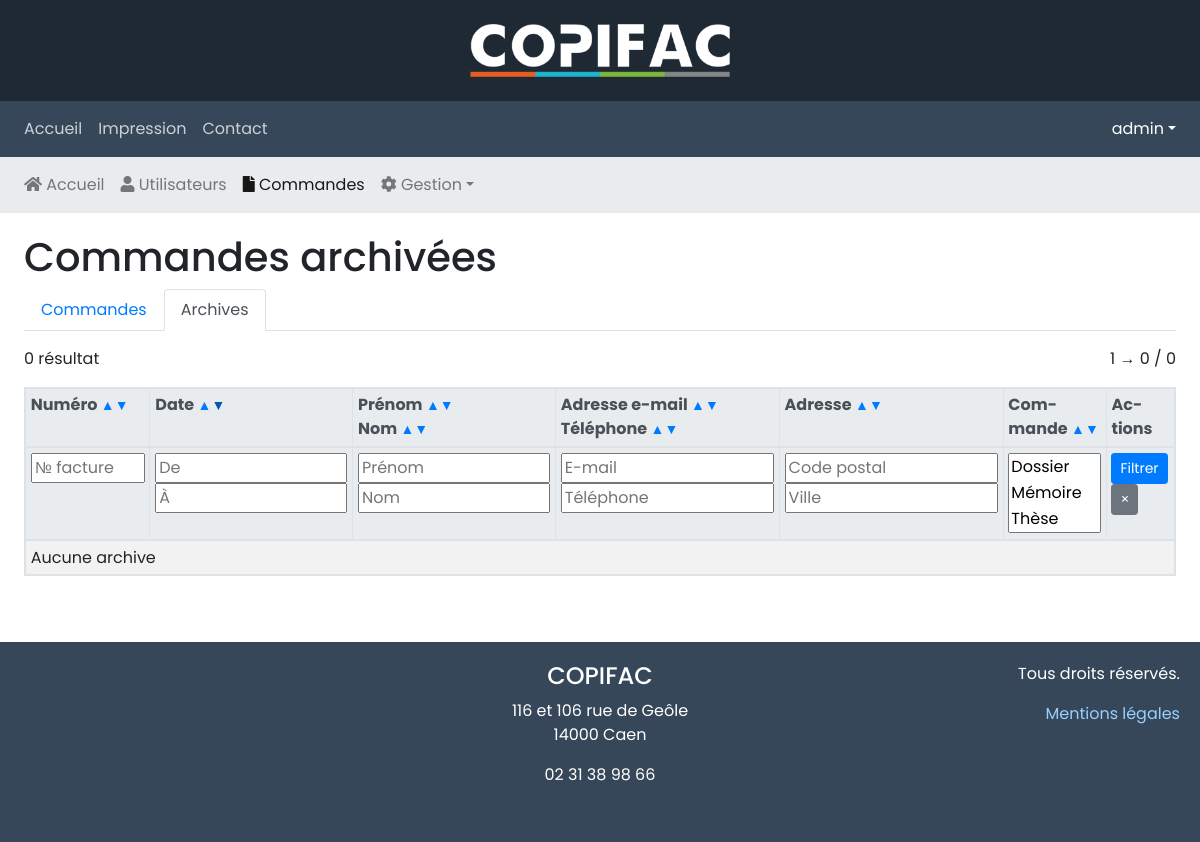
Page /index.php?action=adminOrdersPast (signed in) on the earlier database version.
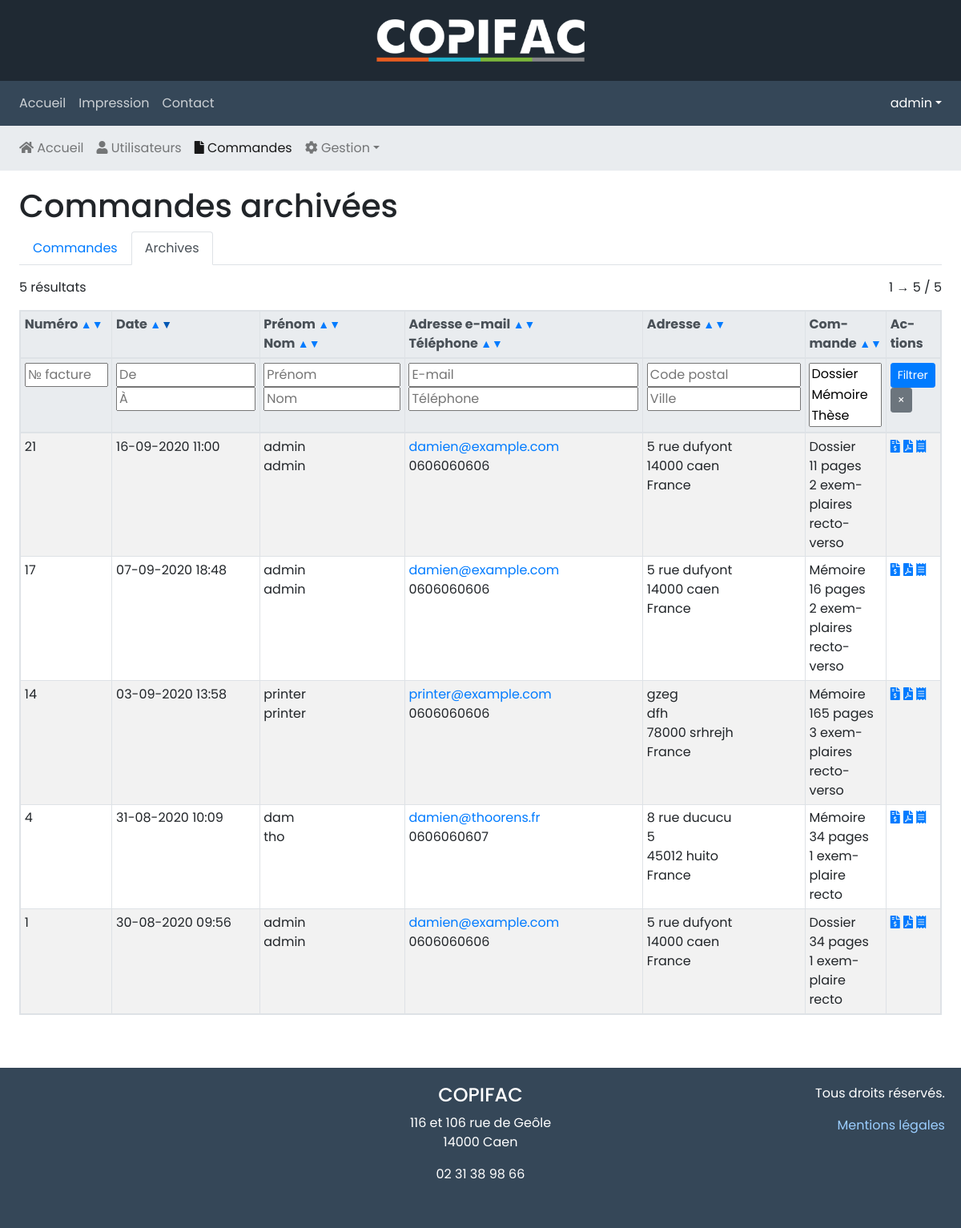
Same page on the later database version.
### tables this page shows
CREATE TABLE `orders` (
  `id_orders` smallint(5) unsigned NOT NULL AUTO_INCREMENT,
  `date_add` timestamp NOT NULL DEFAULT '0000-00-00 00:00:00',
  `id_user` smallint(5) unsigned NOT NULL,
  `id_address` smallint(5) unsigned NOT NULL,
  `nom_fichier` varchar(255) NOT NULL DEFAULT '',
  `nb_page` smallint(5) unsigned NOT NULL DEFAULT '0',
  `nb_page_nb` smallint(5) unsigned NOT NULL DEFAULT '0',
  `nb_page_c` smallint(5) unsigned NOT NULL DEFAULT '0',
  `doc_type` varchar(20) NOT NULL DEFAULT '',
  `couv_ft` tinyint(1) unsigned NOT NULL DEFAULT '0',
  `couv_fc` tinyint(1) unsigned NOT NULL DEFAULT '0',
  `couv_fc_type` varchar(16) NOT NULL DEFAULT '',
  `couv_fc_color` smallint(5) unsigned NOT NULL DEFAULT '0',
  `dos_ft` tinyint(1) unsigned NOT NULL DEFAULT '0',
  `dos_fc` tinyint(1) unsigned NOT NULL DEFAULT '0',
  `dos_fc_type` varchar(16) NOT NULL DEFAULT '',
  `dos_fc_color` smallint(5) unsigned NOT NULL DEFAULT '0',
  `reliure_type` varchar(20) NOT NULL DEFAULT '',
  `reliure_color` varchar(20) NOT NULL DEFAULT '',
  `quantity` smallint(5) unsigned NOT NULL DEFAULT '1',
  `rectoverso` tinyint(1) unsigned NOT NULL DEFAULT '0',
  `tva` float(4,2) unsigned NOT NULL DEFAULT '0.00',
  `total` float(7,2) unsigned NOT NULL DEFAULT '0.00',
  `archive` tinyint(1) unsigned NOT NULL DEFAULT '0',
  PRIMARY KEY (`id_orders`),
  KEY `id_user_orders` (`id_user`),
  KEY `id_user_address` (`id_address`),
  CONSTRAINT `id_user_address` FOREIGN KEY (`id_address`) REFERENCES `address` (`id_address`) ON DELETE NO ACTION ON UPDATE NO ACTION,
  CONSTRAINT `id_user_orders` FOREIGN KEY (`id_user`) REFERENCES `user` (`id_user`) ON DELETE NO ACTION ON UPDATE NO ACTION
);

CREATE TABLE `user` (
  `id_user` smallint(5) unsigned NOT NULL AUTO_INCREMENT,
  `first_name` varchar(30) NOT NULL DEFAULT '',
  `last_name` varchar(30) NOT NULL DEFAULT '',
  `email` varchar(190) NOT NULL DEFAULT '',
  `phone` varchar(20) NOT NULL DEFAULT '',
  `pseudo` varchar(50) NOT NULL DEFAULT '',
  `password` varchar(255) NOT NULL DEFAULT '',
  `user_type` varchar(20) NOT NULL DEFAULT 'user',
  `secure_key` varchar(190) NOT NULL DEFAULT '',
  `subscr_confirmed` tinyint(1) unsigned NOT NULL DEFAULT '0',
  `date_add` timestamp NOT NULL DEFAULT '0000-00-00 00:00:00',
  `gender` enum('m','f') DEFAULT NULL,
  `deleted` tinyint(1) unsigned NOT NULL DEFAULT '0',
  `reset_pwd_expiration` timestamp NOT NULL DEFAULT '0000-00-00 00:00:00',
  PRIMARY KEY (`id_user`),
  UNIQUE KEY `secure_key` (`secure_key`),
  KEY `email` (`email`) USING BTREE,
  KEY `pseudo` (`pseudo`) USING BTREE
);

CREATE TABLE `address` (
  `id_address` smallint(5) unsigned NOT NULL AUTO_INCREMENT,
  `id_user` smallint(5) unsigned NOT NULL,
  `addr_label` varchar(150) NOT NULL DEFAULT '',
  `addr_name` varchar(250) NOT NULL DEFAULT '',
  `address` varchar(255) NOT NULL DEFAULT '',
  `address2` varchar(255) NOT NULL DEFAULT '',
  `zip_code` varchar(10) NOT NULL DEFAULT '',
  `city` varchar(50) NOT NULL DEFAULT '',
  `id_country` tinyint(3) unsigned NOT NULL,
  `deleted` tinyint(1) unsigned NOT NULL DEFAULT '0',
  PRIMARY KEY (`id_address`),
  KEY `address_country` (`id_country`),
  KEY `address_user` (`id_user`),
  CONSTRAINT `address_country` FOREIGN KEY (`id_country`) REFERENCES `country` (`id_country`) ON DELETE NO ACTION ON UPDATE NO ACTION,
  CONSTRAINT `address_user` FOREIGN KEY (`id_user`) REFERENCES `user` (`id_user`) ON DELETE CASCADE ON UPDATE NO ACTION
);

CREATE TABLE `country` (
  `id_country` tinyint(3) unsigned NOT NULL AUTO_INCREMENT,
  `name` varchar(50) NOT NULL DEFAULT '',
  `code` char(2) NOT NULL DEFAULT '',
  PRIMARY KEY (`id_country`)
);

### views/adminOrdersPast.php (the view, shortened to what the changed rows need)
<?php
require_once 'controllers/adminOrdersController.php';
$css = '
<link rel="stylesheet" href="/public/css/admin.css">
<link rel="stylesheet" href="/public/css/jquery-ui.css">
';
require_once 'views/head.php';
?>
<div class="row">
	<div class="col-12">
		<h1>Commandes archivées</h1>
	</div>
</div>
<ul class="nav nav-tabs">
	<li class="nav-item"><a class="nav-link" href="/index.php?action=adminOrders">Commandes</a></li>
	<li class="nav-item"><a class="nav-link active" href="/index.php?action=adminOrdersPast">Archives</a></li>
</ul>
<div class="row">
	<div class="col-12">
		<form action="" method="get">
			<p class="mt-3 float-left"><?php echo $numOrders . ' ' . ($numOrders > 1 ? 'résultats' : 'résultat'); ?></p>
			<p class="mt-3 float-right"><?php echo ($limitFrom + 1 == $limitTo ? $limitTo : ($limitFrom + 1) . ' → ' . $limitTo); ?>&nbsp;/ <?php echo $numOrders; ?></p>
			<table class="table table-striped table-bordered table-hover table-sm table-responsive mt-3">
				<thead class="thead-light">
					<tr>
					<th class="align-top">Numéro <span class="order"><a<?php echo ($sort_order == 8 && $sort_way == 1 ? ' class="active"' : ''); ?> href="<?php echo getUrl(array('sort_order'=>'8', 'sort_way'=>'1')); ?>">▲</a><a<?php echo ($sort_order == 8 && $sort_way == 2 ? ' class="active"' : ''); ?> href="<?php echo getUrl(array('sort_order'=>'8', 'sort_way'=>'2')); ?>">▼</a></span><br>
						<th class="align-top">Date <span class="order"><a<?php echo ($sort_order == 1 && $sort_way == 1 ? ' class="active"' : ''); ?> href="<?php echo getUrl(array('sort_order'=>'1', 'sort_way'=>'1')); ?>">▲</a><a<?php echo ($sort_order == 1 && $sort_way == 2 ? ' class="active"' : ''); ?> href="<?php echo getUrl(array('sort_order'=>'1', 'sort_way'=>'2')); ?>">▼</a></span></th>
						<th class="align-top">Prénom <span class="order"><a<?php echo ($sort_order == 2 && $sort_way == 1 ? ' class="active"' : ''); ?> href="<?php echo getUrl(array('sort_order'=>'2', 'sort_way'=>'1')); ?>">▲</a><a<?php echo ($sort_order == 2 && $sort_way == 2 ? ' class="active"' : ''); ?> href="<?php echo getUrl(array('sort_order'=>'2', 'sort_way'=>'2')); ?>">▼</a></span><br>
						Nom <span class="order"><a<?php echo ($sort_order == 3 && $sort_way == 1 ? ' class="active"' : ''); ?> href="<?php echo getUrl(array('sort_order'=>'3', 'sort_way'=>'1')); ?>">▲</a><a<?php echo ($sort_order == 3 && $sort_way == 2 ? ' class="active"' : ''); ?> href="<?php echo getUrl(array('sort_order'=>'3', 'sort_way'=>'2')); ?>">▼</a></span></th>
						<th class="align-top">Adresse e-mail <span class="order"><a<?php echo ($sort_order == 4 && $sort_way == 1 ? ' class="active"' : ''); ?> href="<?php echo getUrl(array('sort_order'=>'4', 'sort_way'=>'1')); ?>">▲</a><a<?php echo ($sort_order == 4 && $sort_way == 2 ? ' class="active"' : ''); ?> href="<?php echo getUrl(array('sort_order'=>'4', 'sort_way'=>'2')); ?>">▼</a></span><br>
						Téléphone <span class="order"><a<?php echo ($sort_order == 5 && $sort_way == 1 ? ' class="active"' : ''); ?> href="<?php echo getUrl(array('sort_order'=>'5', 'sort_way'=>'1')); ?>">▲</a><a<?php echo ($sort_order == 5 && $sort_way == 2 ? ' class="active"' : ''); ?> href="<?php echo getUrl(array('sort_order'=>'5', 'sort_way'=>'2')); ?>">▼</a></span></th>
						<th class="align-top">Adresse <span class="order"><a<?php echo ($sort_order == 6 && $sort_way == 1 ? ' class="active"' : ''); ?> href="<?php echo getUrl(array('sort_order'=>'6', 'sort_way'=>'1')); ?>">▲</a><a<?php echo ($sort_order == 6 && $sort_way == 2 ? ' class="active"' : ''); ?> href="<?php echo getUrl(array('sort_order'=>'6', 'sort_way'=>'2')); ?>">▼</a></span></th>
						<th class="align-top">Commande <span class="order"><a<?php echo ($sort_order == 7 && $sort_way == 1 ? ' class="active"' : ''); ?> href="<?php echo getUrl(array('sort_order'=>'7', 'sort_way'=>'1')); ?>">▲</a><a<?php echo ($sort_order == 7 && $sort_way == 2 ? ' class="active"' : ''); ?> href="<?php echo getUrl(array('sort_order'=>'7', 'sort_way'=>'2')); ?>">▼</a></span></th>
						<th class="align-top">Actions</th>
					</tr>
					<tr>
						<th class="align-top">
						<input type="text" name="id_orders" id="id_orders" value="<?php echo htmlentities($id_orders, ENT_QUOTES); ?>" placeholder="№ facture" title="№">
						</th>
						<th class="align-top">
							<input type="text" name="date_from" id="date_from" value="<?php echo htmlentities($date_from_fr, ENT_QUOTES); ?>" placeholder="De" title="De">
							<input type="text" name="date_to" id="date_to" value="<?php echo htmlentities($date_to_fr, ENT_QUOTES); ?>" placeholder="À" title="À">
						</th>
						<th class="align-top">
							<input type="text" name="first_name" value="<?php echo htmlentities($firstname, ENT_QUOTES); ?>" placeholder="Prénom" title="Prénom">
							<input type="text" name="last_name" value="<?php echo htmlentities($lastname, ENT_QUOTES); ?>" placeholder="Nom" title="Nom">
						</th>
						<th class="align-top">
							<input type="text" name="email" value="<?php echo htmlentities($email, ENT_QUOTES); ?>" placeholder="E-mail" title="E-mail">
							<input type="text" name="phone" value="<?php echo htmlentities($phone, ENT_QUOTES); ?>" placeholder="Téléphone" title="Téléphone">
						</th>
						<th class="align-top">
							<input type="text" name="zip_code" value="<?php echo htmlentities($zipcode, ENT_QUOTES); ?>" placeholder="Code postal" title="Code postal">
							<input type="text" name="city" value="<?php echo htmlentities($city, ENT_QUOTES); ?>" placeholder="Ville" title="Ville">
						</th>
						<th class="align-top">
							<select name="doc_type[]" multiple style="min-width:5em;height:5em;">
								<option value="dossier"<?php echo (in_array('dossier', $docType) ? ' selected' : ''); ?>>Dossier</option>
								<option value="memoire"<?php echo (in_array('memoire', $docType) ? ' selected' : ''); ?>>Mémoire</option>
								<option value="these"<?php echo (in_array('these', $docType) ? ' selected' : ''); ?>>Thèse</option>
								<option value="perso"<?php echo (in_array('perso', $docType) ? ' selected' : ''); ?>>Personnalisé</option>
							</select>
						</th>
						<th class="align-top">
							<button class="btn btn-primary btn-sm" name="filter">Filtrer</button><br>
							<a class="btn btn-secondary btn-sm" href="/index.php?action=adminOrdersPast" title="Supprimer les filtres">×</a>
						</th>
					</tr>
				</thead>
				<tbody>
<?php if (empty($orders)): ?>
					<tr><td colspan="7">Aucune archive</td></tr>
<?php else: ?>
	<?php foreach ($orders as $order): ?>
					<tr>
					<td><?php echo $order['id_orders']; ?></td>
						<td><?php echo date('d-m-Y H:i', strtotime($order['date_add'])); ?></td>
						<td>
							<?php echo $order['first_name']; ?><br>
							<?php echo $order['last_name']; ?><br>
						</td>
						<td>
							<a href="/index.php?action=adminUsers&amp;email=<?php echo $order['email']; ?>&amp;filter" title="Voir l'utilisateur"><?php echo $order['email']; ?></a><br>
							<?php echo $order['phone']; ?><br>
						</td>
						<td>
							<?php echo $order['address']; ?><br>
							<?php echo (!empty($order['address2']) ? $order['address2'] . '<br>' : ''); ?>
							<?php echo $order['zip_code'] . ' ' . $order['city']; ?><br>
							<?php echo $order['country_name']; ?><br>
						</td>
						<td>
							<?php echo $settings['mapping'][$order['doc_type']]; ?><br>
							<?php echo $order['nb_page']; ?> pages<br>
							<?php echo $order['quantity'], ' ', ($order['quantity'] > 1 ? 'exemplaires' : 'exemplaire'); ?><br>
							<?php echo ($order['rectoverso'] ? 'recto-verso' : 'recto'); ?><br>
						</td>
						<td>
							<a href="/index.php?action=adminGetInvoice&amp;id=<?php echo $order['id_orders']; ?>&amp;archive=1" title="Facture"><i class="fas fa-file-invoice-dollar"></i></a>
							<a href="/index.php?action=adminOrdersPast&amp;dl=<?php echo $order['id_orders']; ?>" title="Fichier client"><i class="fas fa-file-pdf"></i></a>
							<a href="#nogo" title="Étiquette livraison"><i class="fas fa-receipt"></i></a>
						</td>
					</tr>
	<?php endforeach; ?>
<?php endif; ?>
				</tbody>
			</table>
		</form>
	</div>
</div>
<?php
require_once 'views/footer.php';

### views/menu.php (shortened to what the changed rows need)
<?php
$menuItems = [
	[
		'url' => '/',
		'name' => 'Accueil',
	],
	[
		'url' => '/impression',
		'name' => 'Impression',
	],
	[
		'url' => '/contact',
		'name' => 'Contact',
	],
];
?>
<nav class="navbar navbar-expand-md navbar-dark bg-dark">
    <div class="collapse navbar-collapse" id="navbarNav">
        <ul class="navbar-nav mr-auto">
<?php foreach ($menuItems as $menuItem): ?>
            <li class="nav-item<?php echo ($menuItem['url'] == $_SERVER['REQUEST_URI'] ? ' active' : ''); ?>"><a class="nav-link" href="<?php echo $menuItem['url']; ?>"><?php echo $menuItem['name']; ?></a></li>
<?php endforeach; ?>
        </ul>
        <ul class="navbar-nav">
<?php if (empty($_SESSION['user']['id_user'])): ?>
            <li class="nav-item"><a class="nav-link" href="/connexion">Connexion</a></li>
            <li class="nav-item"><a class="nav-link" href="/inscription">Inscription</a></li>
<?php else: ?>
			<li class="nav-item dropdown">
				<a class="nav-link dropdown-toggle active" href="#" id="navbarDropdownMenuLink" data-toggle="dropdown" aria-haspopup="true" aria-expanded="false"><?php echo $_SESSION['user']['pseudo']; ?></a>
			</li>
<?php endif; ?>
        </ul>
    </div>
</nav>

### views/menuAdmin.php (shortened to what the changed rows need)
<?php
$action = !empty($_GET['action']) ? $_GET['action'] : '';
$menuItems = [
	[
		'url' => 'admin',
		'name' => '<i class="fas fa-home"></i> Accueil',
	],
	[
		'url' => 'adminUsers',
		'name' => '<i class="fas fa-user"></i> Utilisateurs',
	],
	[
		'url' => 'adminOrders',
		'name' => '<i class="fas fa-file"></i> Commandes',
	],
	[
		'name' => '<i class="fas fa-cog"></i> Gestion',
		'items' => [
			[
				'url' => 'adminCouleurs',
				'name' => 'Couleurs feuilles cartonnées',
			],
			[
				'url' => 'adminPaliersNB',
				'name' => 'Paliers pages N&amp;B',
			],
			[
				'url' => 'adminPaliersCouleur',
				'name' => 'Paliers pages couleur',
			],
			[
				'url' => 'adminPaliersSpiplast',
				'name' => 'Paliers reliures plastiques',
			],
			[
				'url' => 'adminPaliersSpimetal',
				'name' => 'Paliers reliures métalliques',
			],
			[
				'url' => 'adminPaliersThermo',
				'name' => 'Paliers reliures thermocollées',
			],
		],
	],
];
$menuItemsExceptions = [
	'adminOrdersPast' => 'adminOrders',
];
?>
<nav class="navbar navbar-expand-sm navbar-light bg-light">
	<div id="navbarNavDropdown">
		<ul class="navbar-nav">
<?php foreach ($menuItems as $menuItem): ?>
	<?php if (empty($menuItem['items'])): ?>
			<li class="nav-item<?php echo ($menuItem['url'] == $action || (array_key_exists($action, $menuItemsExceptions) && $menuItemsExceptions[$action] == $menuItem['url']) ? ' active' : ''); ?>">
				<a class="nav-link" href="/index.php?action=<?php echo $menuItem['url']; ?>"><?php echo $menuItem['name']; ?></a>
			</li>
	<?php else: ?>
			<li class="nav-item dropdown">
				<a class="nav-link dropdown-toggle<?php echo (in_array($action, array_column($menuItem['items'], 'url')) ? ' active' : ''); ?>" href="#" id="navbarDropdownMenuLink" data-toggle="dropdown" aria-haspopup="true" aria-expanded="false"><?php echo $menuItem['name']; ?></a>
			</li>
	<?php endif; ?>
<?php endforeach; ?>
		</ul>
	</div>
</nav>

Differences in the rows shown:
added orders: id_orders "21", date_add "16-09-2020 11:00", id_user.first_name "admin", id_user.last_name "admin", id_user.email "damien@example.com", id_user.phone "0606060606", id_address.address "5 rue dufyont", id_address.zip_code "14000", id_address.city "caen", country.name "France", doc_type "Dossier", nb_page "11", quantity "2", shows "exemplaires", rectoverso "recto-verso"
added orders: id_orders "17", date_add "07-09-2020 18:48", id_user.first_name "admin", id_user.last_name "admin", id_user.email "damien@example.com", id_user.phone "0606060606", id_address.address "5 rue dufyont", id_address.zip_code "14000", id_address.city "caen", country.name "France", doc_type "Mémoire", nb_page "16", quantity "2", shows "exemplaires", rectoverso "recto-verso"
added orders: id_orders "14", date_add "03-09-2020 13:58", id_user.first_name "printer", id_user.last_name "printer", id_user.email "printer@example.com", id_user.phone "0606060606", id_address.address "gzeg", id_address.address2 "dfh", id_address.zip_code "78000", id_address.city "srhrejh", country.name "France", doc_type "Mémoire", nb_page "165", quantity "3", shows "exemplaires", rectoverso "recto-verso"
added orders: id_orders "4", date_add "31-08-2020 10:09", id_user.first_name "dam", id_user.last_name "tho", id_user.email "damien@thoorens.fr", id_user.phone "0606060607", id_address.address "8 rue ducucu", id_address.address2 "5", id_address.zip_code "45012", id_address.city "huito", country.name "France", doc_type "Mémoire", nb_page "34", quantity "1", shows "exemplaire", rectoverso "recto"
added orders: id_orders "1", date_add "30-08-2020 09:56", id_user.first_name "admin", id_user.last_name "admin", id_user.email "damien@example.com", id_user.phone "0606060606", id_address.address "5 rue dufyont", id_address.zip_code "14000", id_address.city "caen", country.name "France", doc_type "Dossier", nb_page "34", quantity "1", shows "exemplaire", rectoverso "recto"
Other differences:
$numOrders: "0" → "5"
$limitTo: "0" → "5"
text no longer shown: "résultat Aucune archive"
text now shown: "résultats"
